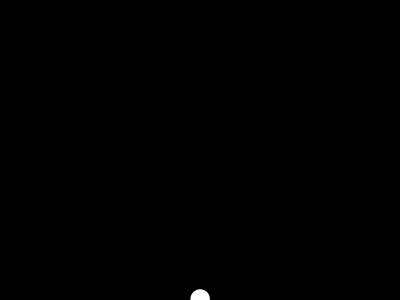
Frame 1 (no input)
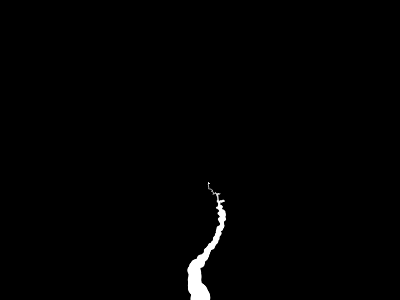
Frame 60 (the mouse pressed at the canvas centre just before this capture)
Frame 120 (the mouse held since frame 60 and released just before this capture): identical to frame 60, image omitted

The Processing sketch that drew these frames (run headless with seeded random() and noise(); from frame 60 on, the mouse is pressed at the canvas centre):

// Processing sketch: Nerves
// ── Nerves.pde
ArrayList<Neuron> poop = new ArrayList();
void setup() {
  size(400, 300);
  background(0);
  noStroke();
  ellipseMode(CENTER);
  PVector l = new PVector(width/2, height);
  float d = 20;
  poop.add(new Neuron(l, d));
}

void draw() {
  for (int i=0; i<poop.size (); i++) {
    Neuron N = poop.get(i);
    if (random(1)<0.1) {
      poop.add(new Neuron(N.l, N.d));
    }   
    N.update();
    ellipse(N.l.x, N.l.y, N.d, N.d);
  }
}

class Neuron {
  PVector v, l;
  float d, dir;
  Neuron(PVector l, float d) {
    this.v = new PVector(0, -1);
    this.l = l;
    this.d = d;
    dir = random(-PI/6, PI/6);
    v.rotate(dir);
  }  
  void update() { 
    if (d>1) {
      d-=0.5f;
      l.add(v);
      PVector el = new PVector(random(-1, 1), random(-1, 1));
      v.add(el);
      v.normalize();
    }
  }
}
